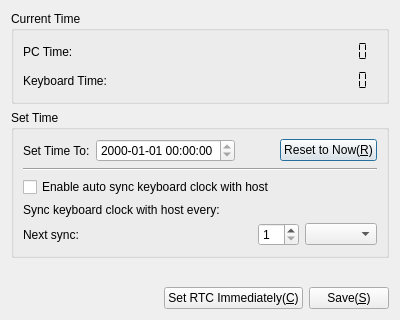
<?xml version="1.0" encoding="UTF-8"?>
<ui version="4.0">
 <class>ClockCalibrationDialog</class>
 <widget class="QDialog" name="ClockCalibrationDialog">
  <property name="geometry">
   <rect>
    <x>0</x>
    <y>0</y>
    <width>400</width>
    <height>320</height>
   </rect>
  </property>
  <property name="sizePolicy">
   <sizepolicy hsizetype="Fixed" vsizetype="Fixed">
    <horstretch>0</horstretch>
    <verstretch>0</verstretch>
   </sizepolicy>
  </property>
  <property name="minimumSize">
   <size>
    <width>400</width>
    <height>320</height>
   </size>
  </property>
  <property name="maximumSize">
   <size>
    <width>400</width>
    <height>320</height>
   </size>
  </property>
  <property name="windowTitle">
   <string>Real Time Clock Calibration</string>
  </property>
  <property name="windowIcon">
   <iconset resource="res.qrc">
    <normaloff>:/icon/settings.png</normaloff>:/icon/settings.png</iconset>
  </property>
  <layout class="QVBoxLayout" name="verticalLayout_3">
   <item>
    <widget class="QGroupBox" name="groupBox">
     <property name="title">
      <string>Current Time</string>
     </property>
     <layout class="QFormLayout" name="formLayout">
      <item row="0" column="0">
       <widget class="QLabel" name="label">
        <property name="text">
         <string>PC Time:</string>
        </property>
       </widget>
      </item>
      <item row="2" column="0">
       <widget class="QLabel" name="label_3">
        <property name="text">
         <string>Keyboard Time:</string>
        </property>
       </widget>
      </item>
      <item row="2" column="1">
       <layout class="QHBoxLayout" name="horizontalLayout_4">
        <item>
         <spacer name="horizontalSpacer_5">
          <property name="orientation">
           <enum>Qt::Horizontal</enum>
          </property>
          <property name="sizeHint" stdset="0">
           <size>
            <width>10</width>
            <height>20</height>
           </size>
          </property>
         </spacer>
        </item>
        <item>
         <widget class="QLCDNumber" name="kbdTime">
          <property name="frameShape">
           <enum>QFrame::NoFrame</enum>
          </property>
          <property name="frameShadow">
           <enum>QFrame::Plain</enum>
          </property>
          <property name="digitCount">
           <number>19</number>
          </property>
          <property name="segmentStyle">
           <enum>QLCDNumber::Flat</enum>
          </property>
         </widget>
        </item>
       </layout>
      </item>
      <item row="0" column="1">
       <layout class="QHBoxLayout" name="horizontalLayout_5">
        <item>
         <spacer name="horizontalSpacer_4">
          <property name="orientation">
           <enum>Qt::Horizontal</enum>
          </property>
          <property name="sizeHint" stdset="0">
           <size>
            <width>10</width>
            <height>20</height>
           </size>
          </property>
         </spacer>
        </item>
        <item>
         <widget class="QLCDNumber" name="pcTime">
          <property name="frameShape">
           <enum>QFrame::NoFrame</enum>
          </property>
          <property name="frameShadow">
           <enum>QFrame::Plain</enum>
          </property>
          <property name="digitCount">
           <number>19</number>
          </property>
          <property name="segmentStyle">
           <enum>QLCDNumber::Flat</enum>
          </property>
         </widget>
        </item>
       </layout>
      </item>
     </layout>
    </widget>
   </item>
   <item>
    <widget class="QGroupBox" name="groupBox_2">
     <property name="title">
      <string>Set Time</string>
     </property>
     <layout class="QVBoxLayout" name="verticalLayout_2">
      <item>
       <layout class="QHBoxLayout" name="horizontalLayout_2">
        <item>
         <widget class="QLabel" name="label_2">
          <property name="text">
           <string>Set Time To:</string>
          </property>
         </widget>
        </item>
        <item>
         <widget class="QTimeEdit" name="timeEdit">
          <property name="displayFormat">
           <string>yyyy-MM-dd HH:mm:ss</string>
          </property>
         </widget>
        </item>
        <item>
         <spacer name="horizontalSpacer_3">
          <property name="orientation">
           <enum>Qt::Horizontal</enum>
          </property>
          <property name="sizeHint" stdset="0">
           <size>
            <width>40</width>
            <height>20</height>
           </size>
          </property>
         </spacer>
        </item>
        <item>
         <widget class="QPushButton" name="resetToNowBtn">
          <property name="text">
           <string>Reset to Now(&amp;R)</string>
          </property>
          <property name="icon">
           <iconset resource="res.qrc">
            <normaloff>:/icon/update.png</normaloff>:/icon/update.png</iconset>
          </property>
         </widget>
        </item>
       </layout>
      </item>
      <item>
       <widget class="Line" name="line">
        <property name="orientation">
         <enum>Qt::Horizontal</enum>
        </property>
       </widget>
      </item>
      <item>
       <widget class="QCheckBox" name="syncSwitch">
        <property name="text">
         <string>Enable auto sync keyboard clock with host</string>
        </property>
       </widget>
      </item>
      <item>
       <widget class="QLabel" name="syncLabel">
        <property name="text">
         <string>Sync keyboard clock with host every:</string>
        </property>
       </widget>
      </item>
      <item>
       <layout class="QHBoxLayout" name="horizontalLayout">
        <item>
         <widget class="QLabel" name="nextSyncLabel">
          <property name="text">
           <string>Next sync:</string>
          </property>
         </widget>
        </item>
        <item>
         <widget class="QLabel" name="nextSync">
          <property name="text">
           <string/>
          </property>
         </widget>
        </item>
        <item>
         <spacer name="horizontalSpacer">
          <property name="orientation">
           <enum>Qt::Horizontal</enum>
          </property>
          <property name="sizeHint" stdset="0">
           <size>
            <width>40</width>
            <height>20</height>
           </size>
          </property>
         </spacer>
        </item>
        <item>
         <widget class="QSpinBox" name="timeCount">
          <property name="minimum">
           <number>1</number>
          </property>
         </widget>
        </item>
        <item>
         <widget class="QComboBox" name="timeUnit">
          <property name="currentIndex">
           <number>-1</number>
          </property>
         </widget>
        </item>
       </layout>
      </item>
     </layout>
    </widget>
   </item>
   <item>
    <spacer name="verticalSpacer">
     <property name="orientation">
      <enum>Qt::Vertical</enum>
     </property>
     <property name="sizeHint" stdset="0">
      <size>
       <width>20</width>
       <height>21</height>
      </size>
     </property>
    </spacer>
   </item>
   <item>
    <layout class="QHBoxLayout" name="horizontalLayout_3">
     <item>
      <spacer name="horizontalSpacer_2">
       <property name="orientation">
        <enum>Qt::Horizontal</enum>
       </property>
       <property name="sizeHint" stdset="0">
        <size>
         <width>40</width>
         <height>20</height>
        </size>
       </property>
      </spacer>
     </item>
     <item>
      <widget class="QPushButton" name="setTimeBtn">
       <property name="text">
        <string>Set RTC Immediately(&amp;C)</string>
       </property>
       <property name="icon">
        <iconset resource="res.qrc">
         <normaloff>:/icon/save-download.png</normaloff>:/icon/save-download.png</iconset>
       </property>
      </widget>
     </item>
     <item>
      <widget class="QPushButton" name="saveBtn">
       <property name="text">
        <string>Save(&amp;S)</string>
       </property>
       <property name="icon">
        <iconset resource="res.qrc">
         <normaloff>:/icon/save.png</normaloff>:/icon/save.png</iconset>
       </property>
      </widget>
     </item>
    </layout>
   </item>
  </layout>
 </widget>
 <resources>
  <include location="res.qrc"/>
 </resources>
 <connections/>
</ui>
